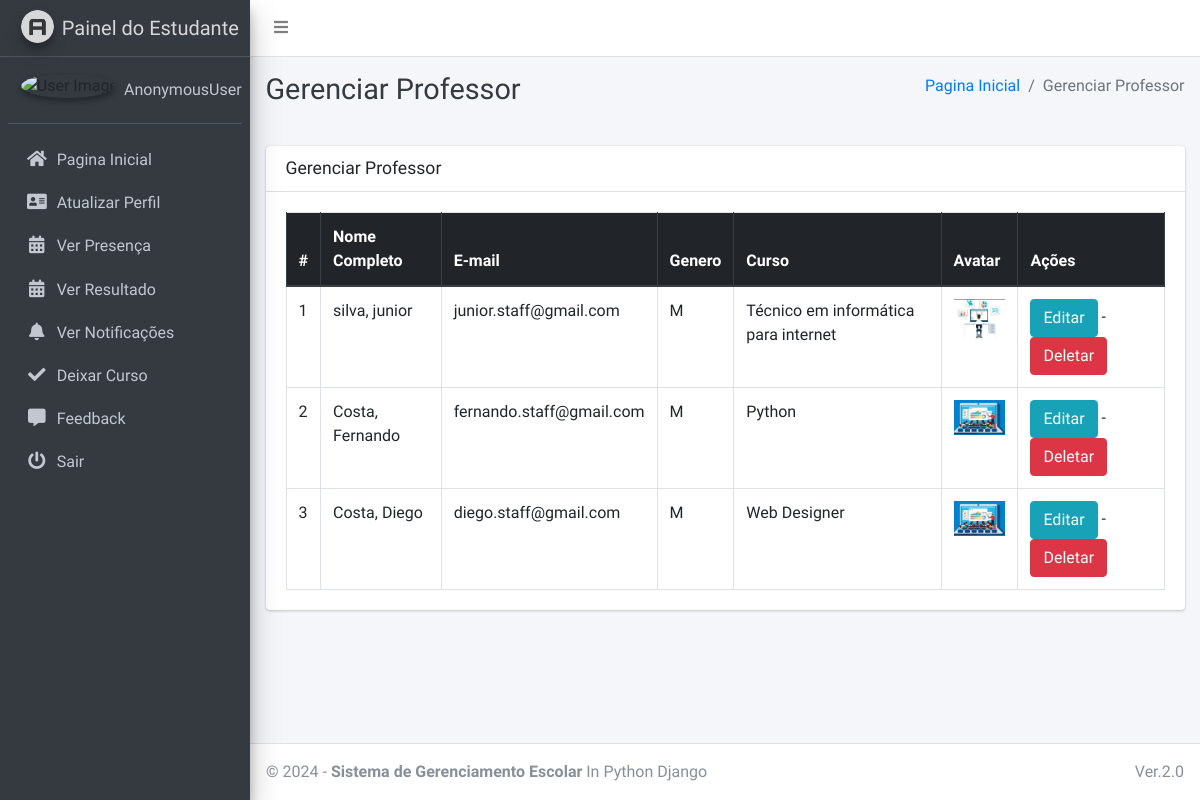
Page /staff/manage/ on the committed database.
### main_app/models.py (models this page shows, shortened)
class CustomUser(AbstractUser):
    USER_TYPE = ((1, "HOD"), (2, "Staff"), (3, "Student"))
    GENDER = [("M", "Male"), ("F", "Female")]
    username = None  # Removed username, using email instead
    email = models.EmailField(unique=True)
    user_type = models.CharField(default=1, choices=USER_TYPE, max_length=1)
    gender = models.CharField(max_length=1, choices=GENDER)
    profile_pic = models.ImageField()
    address = models.TextField()
    fcm_token = models.TextField(default="")  # For firebase notifications
    created_at = models.DateTimeField(auto_now_add=True)
    updated_at = models.DateTimeField(auto_now=True)
    USERNAME_FIELD = "email"
    REQUIRED_FIELDS = []
    objects = CustomUserManager()

class Staff(models.Model):
    course = models.ForeignKey(Course, on_delete=models.DO_NOTHING, null=True, blank=False)
    admin = models.OneToOneField(CustomUser, on_delete=models.CASCADE)

class Course(models.Model):
    name = models.CharField(max_length=120)
    created_at = models.DateTimeField(auto_now_add=True)
    updated_at = models.DateTimeField(auto_now=True)

### main_app/hod_views.py (the view)
# urls.py: path("staff/manage/", hod_views.manage_staff, name='manage_staff'),
def manage_staff(request):
    allStaff = CustomUser.objects.filter(user_type=2)
    context = {
        'allStaff': allStaff,
        'page_title': 'Gerenciar Professor'
    }
    return render(request, "hod_template/manage_staff.html", context)

### main_app/templates/hod_template/manage_staff.html
{% extends 'main_app/base.html' %}
{% load static %}
{% block page_title %}{{page_title}}{% endblock page_title %}
{% block content %}
<section class="content">
    <div class="container-fluid">
        <div class="row">
            <div class="col-md-12">
                <div class="card">
                    <div class="card-header">
                        <h3 class="card-title">{{page_title}}</h3>
                    </div>
                    <div class="card-body">
                        <table id="example2" class="table table-bordered table-hover">
                            <thead class="thead-dark">
                                <tr>
                                    <th>#</th>
                                    <th>Nome Completo</th>
                                    <th>E-mail</th>
                                    <th>Genero</th>
                                    <th>Curso</th>
                                    <th>Avatar</th>
                                    <th>Ações</th>
                                </tr>
                            </thead>
                            <tbody>
                                {% for staff in allStaff %}
                                <tr>
                                    <td>{{ forloop.counter }}</td>
                                    <td>{{staff.last_name}}, {{staff.first_name}}</td>
                                    <td>{{staff.email}}</td>
                                    <td>{{staff.gender}}</td>
                                    <td>{{staff.staff.course.name}}</td>
                                    <td>
                                        {% if staff.profile_pic == ""  %}
                                        No Image
                                        {% else %}
                                        <img class="img img-fluid mb-2" height="56" width="56"
                                            src="{{staff.profile_pic}}" alt="">
                                        {% endif %}
                                    </td>
                                    <td>
                                        <a href="{% url 'edit_staff' staff.staff.id %}" class="btn btn-info">Editar</a> -
                                        <a href="{% url 'delete_staff' staff.staff.id %}" class="btn btn-danger" onclick="return confirm('Tem certeza disso?')">Deletar</a>
                                    </td>
                                </tr>
                                {% endfor %}
                            </tbody>
                        </table>
                    </div>
                </div>
            </div>
        </div>
    </div>
</section>
{% endblock content %}

### rows in the picture
CustomUser: last_name "silva", first_name "junior", email "junior.staff@gmail.com", gender "M", staff.course.name "Técnico em informática para internet", profile_pic (picture)
CustomUser: last_name "Costa", first_name "Fernando", email "fernando.staff@gmail.com", gender "M", staff.course.name "Python", profile_pic (picture)
CustomUser: last_name "Costa", first_name "Diego", email "diego.staff@gmail.com", gender "M", staff.course.name "Web Designer", profile_pic (picture)

### other values in the picture
{{ user }} "AnonymousUser"
{{ page_title }} "Gerenciar Professor"
